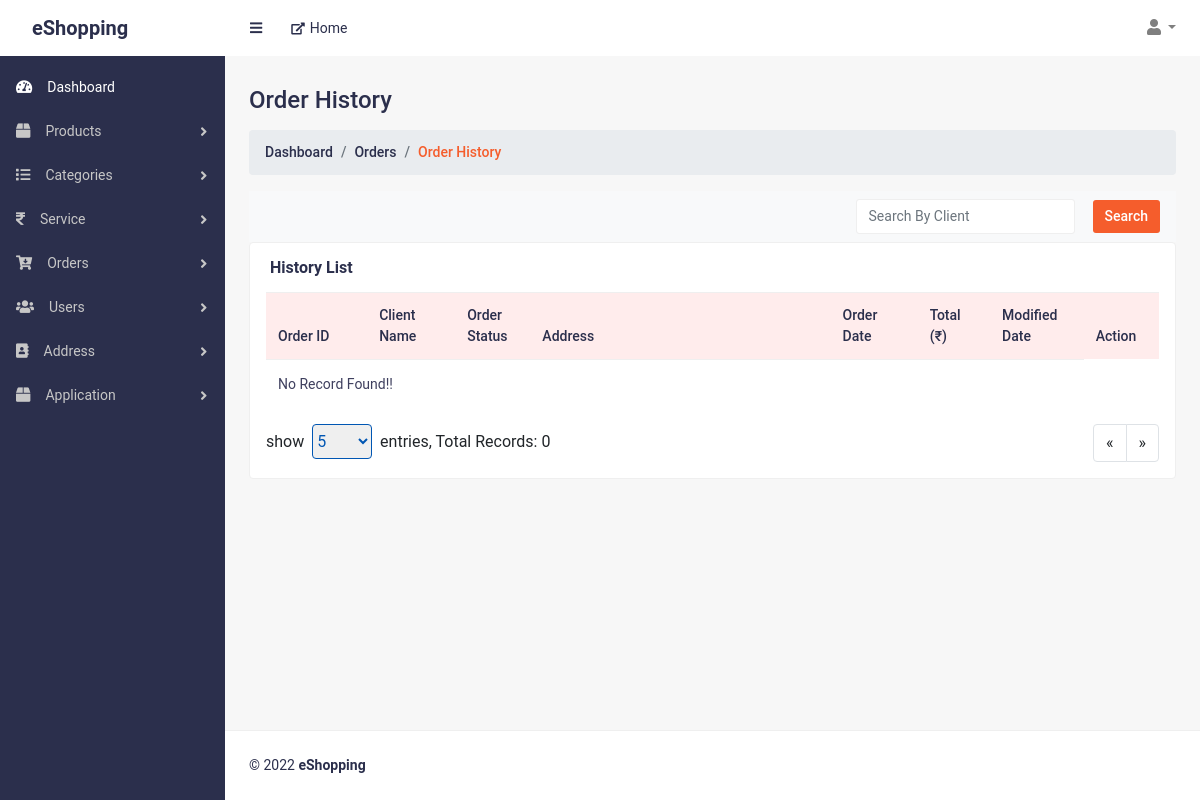
The app's page /completed_orders.php (signed in), older data.
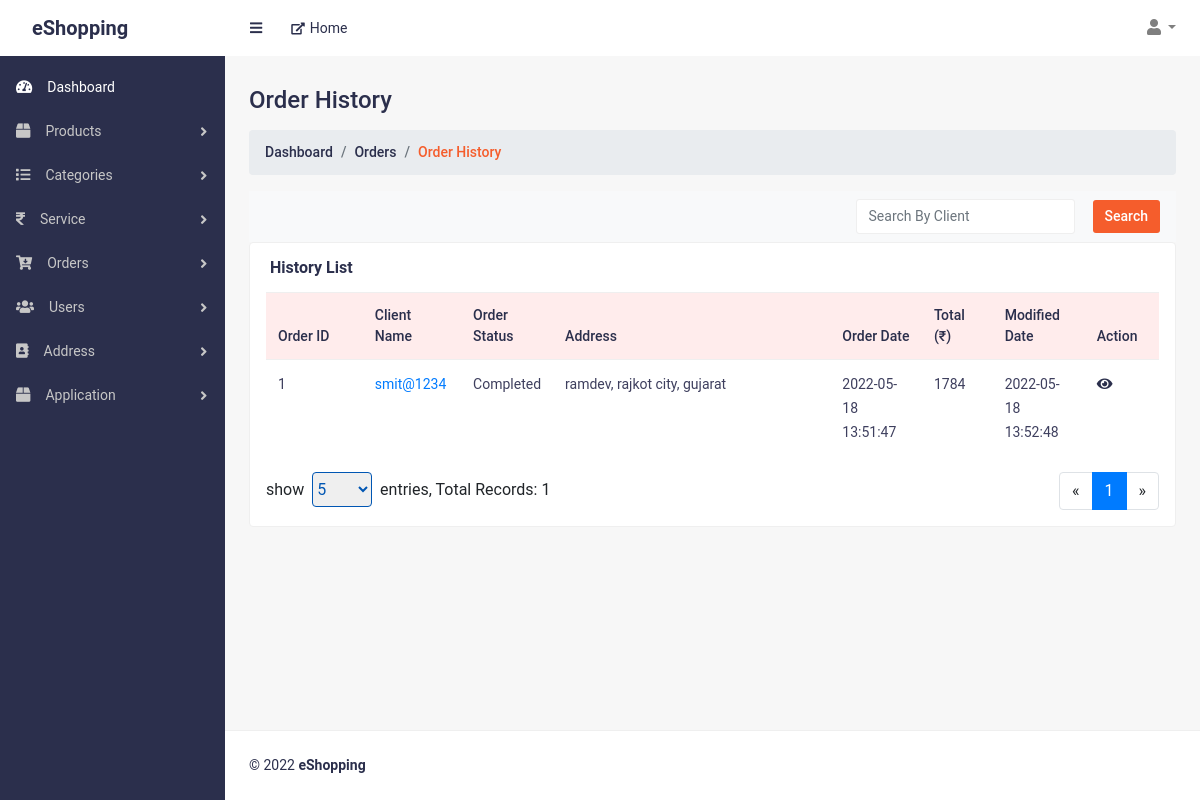
The same page, newer data.
### tables this page shows
CREATE TABLE `orders` (
  `id` int(11) NOT NULL,
  `userId` int(11) NOT NULL,
  `checkoutId` varchar(150) DEFAULT '',
  `subTotal` int(11) NOT NULL,
  `taxStripeId` varchar(150) NOT NULL,
  `couponStripeId` varchar(150) DEFAULT '',
  `total` int(11) NOT NULL,
  `orderStatus` tinyint(2) NOT NULL,
  `payment` tinyint(4) NOT NULL DEFAULT 0,
  `modifiedDate` datetime DEFAULT NULL,
  `createdDate` datetime DEFAULT NULL,
  `status` tinyint(2) NOT NULL DEFAULT 0
);

CREATE TABLE `users` (
  `id` int(11) NOT NULL,
  `username` varchar(50) NOT NULL,
  `email` varchar(50) NOT NULL,
  `password` varchar(150) NOT NULL,
  `firstname` varchar(50) NOT NULL,
  `lastname` varchar(50) NOT NULL,
  `gender` tinyint(2) NOT NULL,
  `mobile` varchar(12) NOT NULL,
  `phone` varchar(12) NOT NULL,
  `interestList` varchar(100) DEFAULT NULL,
  `otp` varchar(12) DEFAULT NULL,
  `otpexpiry` datetime DEFAULT NULL,
  `modifiedDate` datetime DEFAULT NULL,
  `createdDate` datetime DEFAULT NULL,
  `status` tinyint(2) NOT NULL DEFAULT 0
);

CREATE TABLE `orderaddress` (
  `id` int(11) NOT NULL,
  `orderId` int(11) NOT NULL,
  `addressType` tinyint(2) NOT NULL,
  `streetName` varchar(50) NOT NULL,
  `cityId` int(11) NOT NULL,
  `countryId` int(11) NOT NULL,
  `stateId` int(11) NOT NULL,
  `modifiedDate` datetime DEFAULT NULL,
  `createdDate` datetime DEFAULT NULL,
  `status` tinyint(2) NOT NULL DEFAULT 0
);

CREATE TABLE `cities` (
  `id` int(11) NOT NULL,
  `city` varchar(50) NOT NULL,
  `stateId` int(11) NOT NULL,
  `countryId` int(11) NOT NULL,
  `modifiedDate` datetime DEFAULT NULL,
  `createdDate` datetime DEFAULT NULL,
  `status` tinyint(4) NOT NULL DEFAULT 0
);

CREATE TABLE `states` (
  `id` int(11) NOT NULL,
  `state` varchar(50) NOT NULL,
  `countryId` int(11) NOT NULL,
  `modifiedDate` datetime DEFAULT NULL,
  `createdDate` datetime DEFAULT NULL,
  `status` tinyint(2) NOT NULL DEFAULT 0
);

### handler/dbHandler.php (called while the page is built, shortened)
<?php
class DBConnection
{
    private $hostname = "localhost";
    private $username = "root";
    private $password = "";
    private $database = "eshopping";
    private $conn;
    function __construct()
    {
        $this->conn = new mysqli($this->hostname, $this->username, $this->password, $this->database);
    }
    function getConnection()
    {
        return $this->conn;
    }
}

### handler/orderHandler.php (called while the page is built, shortened)
<?php
require_once("dbHandler.php");
class OrderHandler extends DBConnection
{
    function getOrdersHistory($search, $page, $show)
    {
        $search_ = ($search == '') ? 1 : "users.username LIKE '%" . $search . "%'";
        $sql = "SELECT orders.*, users.username, oa.streetName, cities.city, states.state, countries.country, servicetax.tax , coupons.discountAmount FROM orders JOIN servicetax ON servicetax.stripeId=orders.taxStripeId LEFT JOIN coupons ON coupons.stripeId = orders.couponStripeId JOIN users ON users.id=orders.userId JOIN orderaddress as oa ON oa.orderId=orders.id JOIN cities ON oa.cityId=cities.id JOIN states ON oa.stateId=states.id JOIN countries ON countries.id=oa.countryId WHERE $search_ AND orders.orderStatus IN (1,2) AND orders.status=0 AND users.status=0 AND oa.status=0 AND oa.addressType=1 AND cities.status=0 AND states.status=0 AND countries.status=0 ORDER BY orders.id DESC LIMIT $page, $show";
        $result = $this->getConnection()->query($sql);
        $records = [];
        if ($result->num_rows > 0) {
            while ($row = $result->fetch_assoc()) {
                array_push($records, $row);
            }
        } else {
            $records = [];
        }
        return $records;
    }
    function TotalOrderHistory($search = '')
    {
        $search_ = ($search == '') ? 1 : "users.username LIKE '%" . $search . "%'";
        $sql = "SELECT COUNT(*) AS total FROM orders JOIN users ON users.id=orders.userId JOIN orderaddress as oa ON oa.orderId=orders.id JOIN cities ON oa.cityId=cities.id JOIN states ON oa.stateId=states.id JOIN countries ON countries.id=oa.countryId WHERE $search_ AND orders.orderStatus IN (1,2) AND orders.status=0 AND users.status=0 AND oa.status=0 AND oa.addressType=1 AND cities.status=0 AND states.status=0 AND countries.status=0 ORDER BY orders.id DESC";
        $result = $this->getConnection()->query($sql);
        if ($result && $result->num_rows > 0) {
            return $result->fetch_assoc()["total"];
        }
        return 0;
    }
}

### completed_orders.php (the view, shortened to what the changed rows need)
<?php
require("./handler/orderHandler.php");
$obj = new OrderHandler();
$currntPage = 1;
$showRecords = 5;
$search = '';
$currntPage = (isset($_GET["page"]) && $_GET["page"]!='') ? $_GET["page"] : $currntPage;
$showRecords = (isset($_GET["show"]) && $_GET["show"]!='') ? $_GET["show"] : $showRecords;
$search = (isset($_GET["search"]) && $_GET["search"]!='') ? $_GET["search"] : $search;
$totalRecords = $obj->TotalOrderHistory($search);
$orders = $obj->getOrdersHistory($search, (($currntPage - 1) * $showRecords), $showRecords);
?>
<!DOCTYPE html>
<html lang="en">
<head>
    <link href="css/styles.css" rel="stylesheet">
    <link href="css/admin-style.css" rel="stylesheet">
    <link href="vendor/bootstrap/css/bootstrap.min.css" rel="stylesheet">
    <link href="vendor/fontawesome-free/css/all.min.css" rel="stylesheet">
</head>
<body class="sb-nav-fixed">
    <div id="layoutSidenav">
        <div id="layoutSidenav_content">
            <main>
                <div class="container-fluid">
                    <h2 class="mt-30 page-title">Order History</h2>
                    <div class="row justify-content-center">
                        <div class="col-lg-12 col-md-12">
                            <div class="card card-static-2 mb-30">
                                <div class="card-body-table px-3">
                                    <div class="table-responsive">
                                        <table class="table ucp-table table-hover">
                                            <thead>
                                                <tr>
                                                    <th style="width:120px">Order ID</th>
                                                    <th style="width:100px">Client Name</th>
                                                    <th style="width:80px">Order Status</th>
                                                    <th style="width:400px">Address</th>
                                                    <th style="width:100px">Order Date</th>
                                                    <th style="width:80px">Total (₹)</th>
                                                    <th style="width:100px">Modified Date</th>
                                                    <th style="width:80px">Action</th>
                                                </tr>
                                            </thead>
                                            <tbody>
                                                <?php
                                                if (count($orders) > 0) {
                                                    foreach ($orders as $order) {
                                                ?>
                                                        <tr>
                                                            <td><?= $order["id"] ?></td>
                                                            <td>
                                                                <a href="view_customer.php?view=<?= $order["userId"] ?>" target="_blank"><?= $order["username"] ?></a>
                                                            </td>
                                                            <td><?= ($order["orderStatus"] == 1) ? "Completed" : "Cancelled" ?></td>
                                                            <td><?= $order["streetName"] . ", " . $order["city"] . ", " . $order["state"] ?></td>
                                                            <td>
                                                                <span class="delivery-time"><?= $order["createdDate"] ?></span>
                                                            </td>
                                                            <td><?= $order["total"] ?></td>
                                                            <td>
                                                                <span class="delivery-time"><?= $order["modifiedDate"] ?></span>
                                                            </td>
                                                            <td class="action-btns">
                                                                <a href="view_order.php?view=<?= $order["id"] ?>" class="view-shop-btn" title="View"><i class="fas fa-eye"></i></a>
                                                            </td>
                                                        </tr>
                                                <?php
                                                    }
                                                } else {
                                                    echo "<tr><td colspan=7>No Record Found!!</td></tr>";
                                                }
                                                ?>
                                            </tbody>
                                        </table>
                                        <div class="div-pagination mt-3 d-flex justify-content-between">
                                            <div class="page-select">
                                                show&nbsp;
                                                <select style="height: 35px; width:60px; border:1px solid #0056b3; color:#0056b3; border-radius:4px" name="" id="show-record">
                                                    <?php
                                                    foreach ([5, 10, 25, 50] as $rec) {
                                                        $selected = '';
                                                        if ($rec == $showRecords) {
                                                            $selected = "selected";
                                                        }
                                                        echo "<option value='$rec' $selected>$rec</option>";
                                                    }
                                                    ?>
                                                </select>&nbsp;&nbsp;entries, Total Records: <span id="totalrecords"><?= $totalRecords ?></span>
                                            </div>
                                            <div>
                                                <nav aria-label="Page navigation example">
                                                    <ul class="pagination">
                                                        <?php
                                                        $temp = $currntPage+1;
														$totalPage = ceil($totalRecords / $showRecords);
														if($totalPage==1){
															echo '<li class="page-item active"><a class="page-link">1</a></li>';
														}else if($totalPage==2){
															echo '<li class="page-item '.(($currntPage==1 || $currntPage=='' || $currntPage==0)?"active":"").'"><a class="page-link">1</a></li>';
															echo '<li class="page-item '.(($currntPage==2)?"active":"").'"><a class="page-link">2</a></li>';
														}else if($totalPage>=3){
															for($i=$temp-1;$i<($temp+2);$i++){
																if($i>$totalPage){
																	break;
																}else{
																	echo '<li class="page-item '.(($i==$currntPage)?"active":"").'"><a class="page-link">'.$i.'</a></li>';
																}
															}
														}
                                                        ?>
                                                    </ul>
                                                </nav>
                                            </div>
                                        </div>
                                    </div>
                                </div>
                            </div>
                        </div>
                    </div>
                </div>
            </main>
        </div>
    </div>
</body>
</html>

Row changes from the older to the newer data that the page shows:
now on this page (row edited): orders: id "1", userId.username "smit@1234", orderStatus "Completed", orderaddress.streetName "ramdev", cities.city "rajkot city", states.state "gujarat", createdDate "2022-05-18 13:51:47", total "1784", modifiedDate "2022-05-18 13:52:48"
Text that changed along with them:
$totalRecords: "0" → "1"
text no longer shown: "No Record Found!!"
text now shown: "1"
